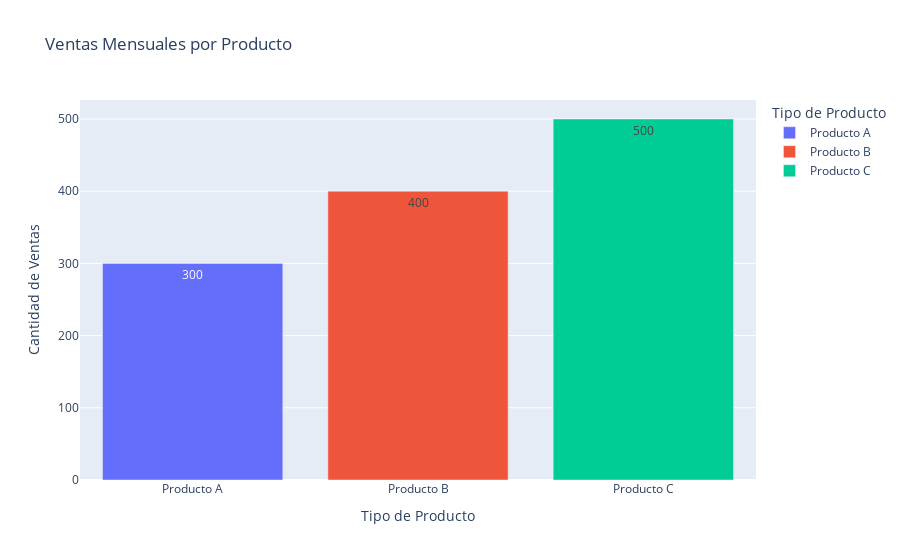

Source (notebook cell):
### Code cell
data = pd.DataFrame({
'Producto': ['Producto A', 'Producto B', 'Producto C'],
'Ventas': [300, 400, 500]
})

#creación gráfico
fig = px.bar(data, 
             x='Producto', 
             y='Ventas',
             title='Ventas Mensuales por Producto',
             labels={'Producto': 'Tipo de Producto',
                    'Ventas': 'Cantidad de Ventas'},
             color='Producto',
             text='Ventas')

fig.show()

### Figure 1 — Plotly figure (JSON) as saved in the notebook; plotly's stock layout.template omitted (floating-point values rounded to 4 significant figures)
{"data": [{"alignmentgroup": "True", "hovertemplate": "Tipo de Producto=%{x}<br>Cantidad de Ventas=%{text}<extra></extra>", "legendgroup": "Producto A", "marker": {"color": "#636efa", "pattern": {"shape": ""}}, "name": "Producto A", "offsetgroup": "Producto A", "orientation": "v", "showlegend": true, "text": [300], "textposition": "auto", "type": "bar", "x": ["Producto A"], "xaxis": "x", "y": [300], "yaxis": "y"}, {"alignmentgroup": "True", "hovertemplate": "Tipo de Producto=%{x}<br>Cantidad de Ventas=%{text}<extra></extra>", "legendgroup": "Producto B", "marker": {"color": "#EF553B", "pattern": {"shape": ""}}, "name": "Producto B", "offsetgroup": "Producto B", "orientation": "v", "showlegend": true, "text": [400], "textposition": "auto", "type": "bar", "x": ["Producto B"], "xaxis": "x", "y": [400], "yaxis": "y"}, {"alignmentgroup": "True", "hovertemplate": "Tipo de Producto=%{x}<br>Cantidad de Ventas=%{text}<extra></extra>", "legendgroup": "Producto C", "marker": {"color": "#00cc96", "pattern": {"shape": ""}}, "name": "Producto C", "offsetgroup": "Producto C", "orientation": "v", "showlegend": true, "text": [500], "textposition": "auto", "type": "bar", "x": ["Producto C"], "xaxis": "x", "y": [500], "yaxis": "y"}], "layout": {"barmode": "relative", "legend": {"title": {"text": "Tipo de Producto"}, "tracegroupgap": 0}, "title": {"text": "Ventas Mensuales por Producto"}, "xaxis": {"anchor": "y", "categoryarray": ["Producto A", "Producto B", "Producto C"], "categoryorder": "array", "domain": [0, 1], "title": {"text": "Tipo de Producto"}}, "yaxis": {"anchor": "x", "domain": [0, 1], "title": {"text": "Cantidad de Ventas"}}}}
